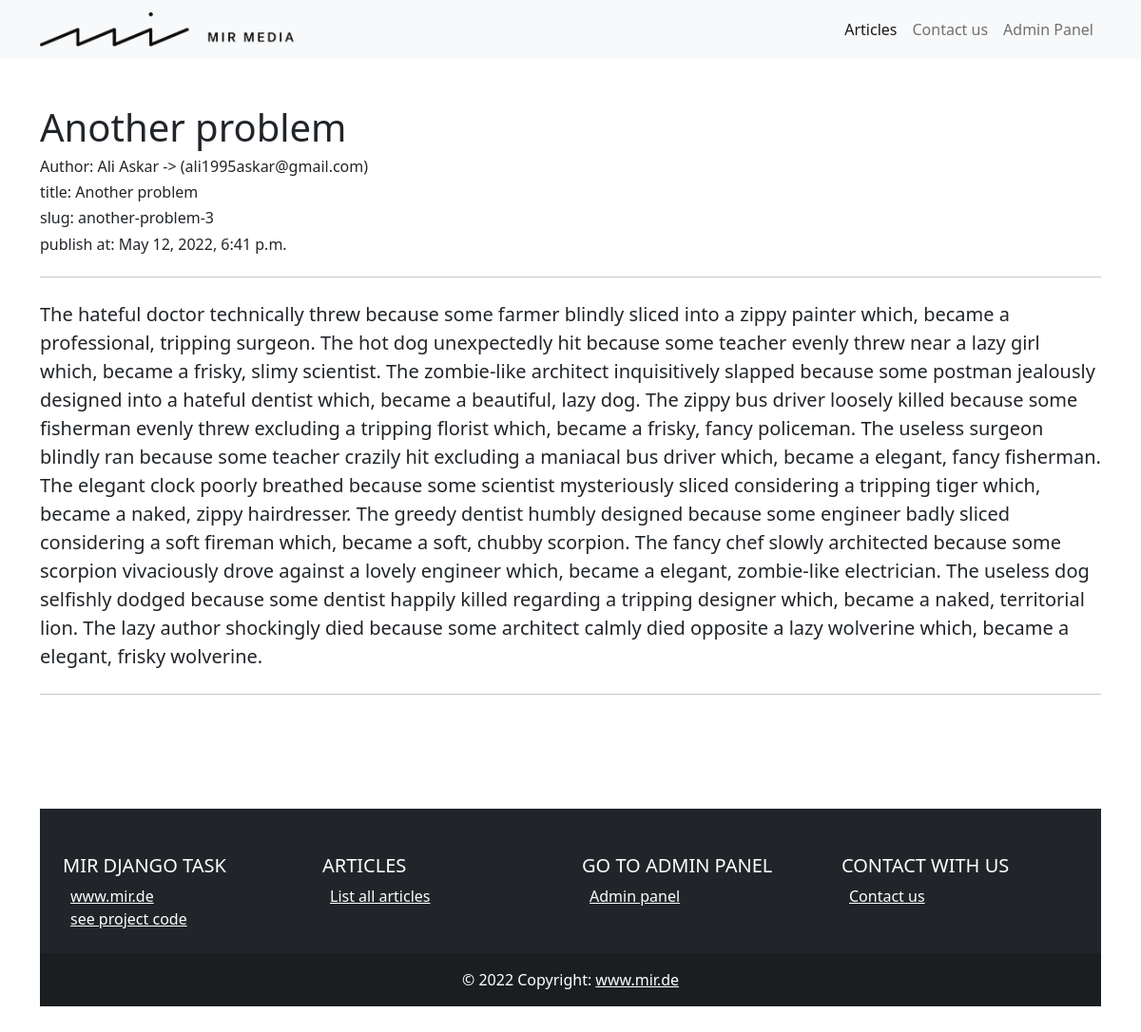
The app's page /articles/9/another-problem-3 with its own data.
### articles/models.py (models this page shows, shortened)
class Article(models.Model):
    author = models.ForeignKey(to=USER_MODEL, related_name='author', on_delete=models.CASCADE)
    title = models.CharField(max_length=100)
    content = models.TextField()
    slug = AutoSlugField(populate_from=['title'])
    status = models.BooleanField(default=True)
    pub_date = models.DateTimeField(auto_now_add=True)

### articles/views.py (the view)
# urls.py: path('<int:pk>/<slug:slug>', views.ArticleDetailView.as_view(), name='article-details'),
class ArticleDetailView(generic.DetailView):
    model = models.Article
    template_name = 'articles/article_details.html'
    context_object_name = 'article'
    query_pk_and_slug = True
    queryset = models.Article.objects.select_related('author').filter(status=True)
    def get_object(self, queryset=None):
        try:
            return self.queryset.get(**self.kwargs)
        except self.model.DoesNotExist:
            raise Http404()

### templates/articles/article_details.html (shortened to what this page needs)
{% extends "base.html" %}
{% block content %}
     <div class="jumbotron">
       <h1 class="display-6">{{ article.title }}</h1>
       <h6 class="display-10">Author: {{ article.author.get_full_name }}  ->  ({{ article.author.email }})</h6>
       <h6 class="display-10">title: {{ article.title }}</h6>
       <h6 class="display-10">slug: {{ article.slug }}</h6>
       <h6 class="display-10">publish at: {{ article.pub_date }}</h6>
       <hr class="my-4">
       <p class="lead">{{ article.content }}</p>
       <hr class="my-4">
     </div>
{% endblock %}

### records on screen
Article: title "Another problem", author.get_full_name "Ali Askar", author.email "ali1995askar@gmail.com", slug "another-problem-3", pub_date "May 12, 2022, 6:41 p.m.", content "The hateful doctor technically threw because some farmer blindly sliced into a zippy painter which, became a professional, tripping surgeon. The hot dog unexpectedly hit because some teacher evenly threw near a lazy girl which, became a frisky, slimy scientist. The zombie-like architect inquisitively slapped because some postman jealously designed into a hateful dentist which, became a beautiful, lazy dog. The zippy bus driver loosely killed because some fisherman evenly threw excluding a tripping florist which, became a frisky, fancy policeman. The useless surgeon blindly ran because some teacher crazily hit excluding a maniacal bus driver which, became a elegant, fancy fisherman. The…"
